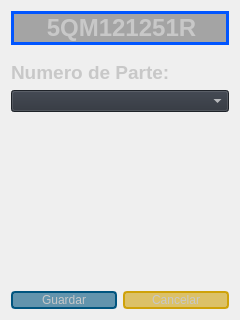
<?xml version="1.0" encoding="UTF-8"?>
<ui version="4.0">
 <class>Form</class>
 <widget class="QWidget" name="Form">
  <property name="geometry">
   <rect>
    <x>0</x>
    <y>0</y>
    <width>240</width>
    <height>320</height>
   </rect>
  </property>
  <property name="windowTitle">
   <string>Form</string>
  </property>
  <layout class="QVBoxLayout" name="verticalLayout">
   <item>
    <layout class="QVBoxLayout" name="verticalLayout_15">
     <item>
      <spacer name="horizontalSpacer_3">
       <property name="orientation">
        <enum>Qt::Orientation::Horizontal</enum>
       </property>
       <property name="sizeHint" stdset="0">
        <size>
         <width>40</width>
         <height>0</height>
        </size>
       </property>
      </spacer>
     </item>
     <item>
      <widget class="QLabel" name="lbl_PartNo">
       <property name="styleSheet">
        <string notr="true">font: 700 20pt &quot;Segoe UI&quot;;
background-color: rgba(0, 0, 0, 80);
border: 3px solid;
border-color: rgb(0, 85, 255);</string>
       </property>
       <property name="text">
        <string>&lt;html&gt;&lt;head/&gt;&lt;body&gt;&lt;p align=&quot;center&quot;&gt;&lt;span style=&quot; font-size:18pt; font-weight:700; color:#c8c8c8;&quot;&gt;5QM121251R&lt;/span&gt;&lt;/p&gt;&lt;/body&gt;&lt;/html&gt;</string>
       </property>
      </widget>
     </item>
     <item>
      <spacer name="verticalSpacer_2">
       <property name="orientation">
        <enum>Qt::Orientation::Vertical</enum>
       </property>
       <property name="sizeType">
        <enum>QSizePolicy::Policy::Fixed</enum>
       </property>
       <property name="sizeHint" stdset="0">
        <size>
         <width>20</width>
         <height>10</height>
        </size>
       </property>
      </spacer>
     </item>
     <item>
      <widget class="QLabel" name="lbl_tittle">
       <property name="styleSheet">
        <string notr="true">color: rgb(200, 200, 200);</string>
       </property>
       <property name="text">
        <string>&lt;html&gt;&lt;head/&gt;&lt;body&gt;&lt;p&gt;&lt;span style=&quot; font-size:14pt; font-weight:700;&quot;&gt;Numero de Parte:&lt;/span&gt;&lt;/p&gt;&lt;/body&gt;&lt;/html&gt;</string>
       </property>
      </widget>
     </item>
     <item>
      <widget class="QComboBox" name="Box_PartNo">
       <property name="styleSheet">
        <string notr="true">color: rgb(255, 255, 255);
font: 12pt &quot;Segoe UI&quot;;
background-color: rgb(44, 49, 58);</string>
       </property>
      </widget>
     </item>
     <item>
      <spacer name="verticalSpacer">
       <property name="orientation">
        <enum>Qt::Orientation::Vertical</enum>
       </property>
       <property name="sizeHint" stdset="0">
        <size>
         <width>20</width>
         <height>40</height>
        </size>
       </property>
      </spacer>
     </item>
     <item>
      <layout class="QHBoxLayout" name="horizontalLayout_5">
       <item>
        <widget class="QPushButton" name="btn_Save">
         <property name="styleSheet">
          <string notr="true">QPushButton{
background-color: rgba(0, 85, 127, 150);
font:18pt &quot;Segoe UI&quot;;
color: rgb(200, 200, 200);
border-radius: 4px;
border: 2px solid black;
border-color: rgb(0, 85, 127);}

QPushButton:pressed {
	background-color: rgb(0, 85, 127);
}
</string>
         </property>
         <property name="text">
          <string>Guardar</string>
         </property>
        </widget>
       </item>
       <item>
        <widget class="QPushButton" name="btn_Cancel">
         <property name="styleSheet">
          <string notr="true">QPushButton{background-color: rgba(207, 162, 9,150);
font:18pt &quot;Segoe UI&quot;;
color: rgb(200, 200, 200);
border-radius: 4px;
border: 2px solid black;
border-color: rgb(207, 162, 9);}

QPushButton:pressed {
	background-color: rgb(255, 233, 51 );
}</string>
         </property>
         <property name="text">
          <string>Cancelar</string>
         </property>
        </widget>
       </item>
      </layout>
     </item>
    </layout>
   </item>
  </layout>
 </widget>
 <resources/>
 <connections/>
</ui>
